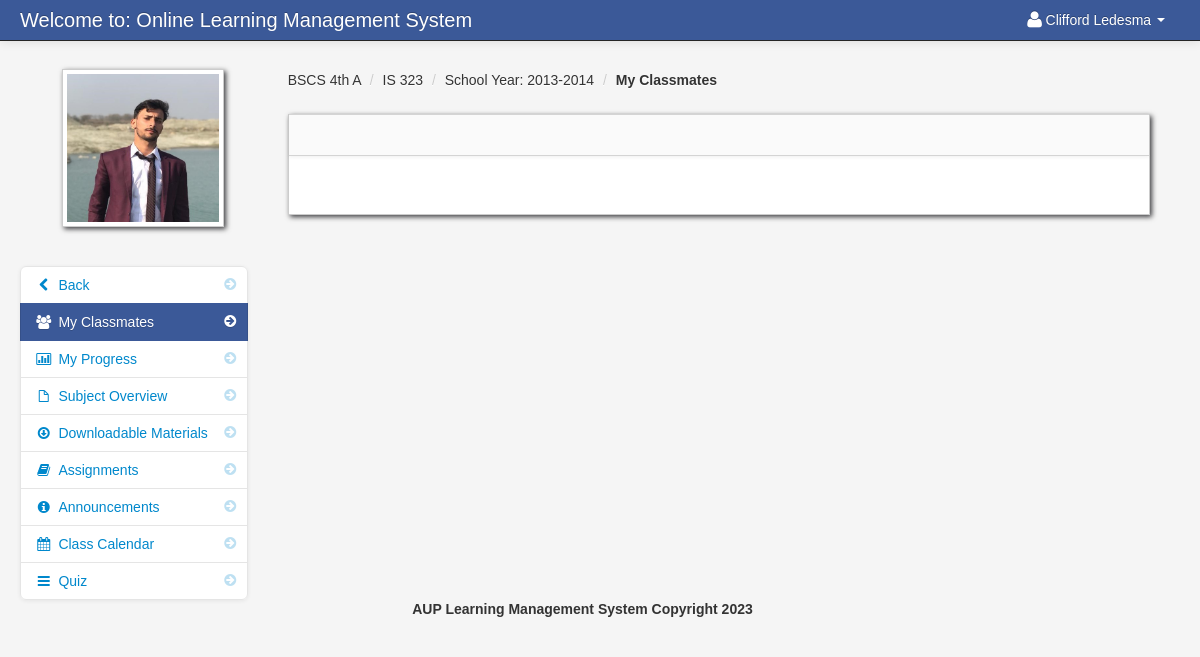
/my_classmates.php (signed in), run on the app's committed database.
### tables this page shows
CREATE TABLE `student` (
  `student_id` int(11) NOT NULL,
  `firstname` varchar(100) NOT NULL,
  `lastname` varchar(100) NOT NULL,
  `class_id` int(11) NOT NULL,
  `username` varchar(100) NOT NULL,
  `password` varchar(100) NOT NULL,
  `location` varchar(100) NOT NULL,
  `status` varchar(100) NOT NULL
);

CREATE TABLE `class` (
  `class_id` int(11) NOT NULL,
  `class_name` varchar(100) NOT NULL
);

CREATE TABLE `subject` (
  `subject_id` int(11) NOT NULL,
  `subject_code` varchar(100) NOT NULL,
  `subject_title` varchar(100) NOT NULL,
  `category` varchar(100) NOT NULL,
  `description` longtext NOT NULL,
  `unit` int(11) NOT NULL,
  `Pre_req` varchar(100) NOT NULL,
  `semester` varchar(100) NOT NULL
);

CREATE TABLE `teacher_class` (
  `teacher_class_id` int(11) NOT NULL,
  `teacher_id` int(11) NOT NULL,
  `class_id` int(11) NOT NULL,
  `subject_id` int(11) NOT NULL,
  `thumbnails` varchar(100) NOT NULL,
  `school_year` varchar(100) NOT NULL
);

### session.php (called while the page is built, shortened)
<?php
$session_id=$_SESSION['id'];
?>

### my_classmates.php (the view, shortened to what this page needs)
<?php include('header_dashboard.php'); ?>
<?php include('session.php'); ?>
<?php $get_id = $_GET['id']; ?>
    <body>
		<?php include('navbar_student.php'); ?>
        <div class="container-fluid">
            <div class="row-fluid">
				<?php include('my_classmates_link.php'); ?>
                <div class="span9" id="content">
                     <div class="row-fluid">
					<?php $query = mysqli_query($conn,"select * from teacher_class_student
					LEFT JOIN teacher_class ON teacher_class.teacher_class_id = teacher_class_student.teacher_class_id
					JOIN class ON class.class_id = teacher_class.class_id
					JOIN subject ON subject.subject_id = teacher_class.subject_id
					where student_id = '$session_id'
					")or die(mysqli_error());
					$row = mysqli_fetch_array($query);
					?>
					     <ul class="breadcrumb">
							<li><a href="#"><?php echo $row['class_name']; ?></a> <span class="divider">/</span></li>
							<li><a href="#"><?php echo $row['subject_code']; ?></a> <span class="divider">/</span></li>
							<li><a href="#">School Year: <?php echo $row['school_year']; ?></a> <span class="divider">/</span></li>
							<li><a href="#"><b>My Classmates</b></a></li>
						</ul>
                        <div id="block_bg" class="block">
                            <div class="navbar navbar-inner block-header">
                            </div>
                            <div class="block-content collapse in">
                                <div class="span12">
                                </div>
                            </div>
                        </div>
                    </div>
                </div>
            </div>
		<?php include('footer.php'); ?>
        </div>
		<?php include('script.php'); ?>
    </body>
</html>

### navbar_student.php (shortened to what this page needs)
<div class="navbar navbar-fixed-top navbar-inverse">
        <div class="navbar-inner">
            <div class="container-fluid">
                <a class="brand" href="#">Welcome to: Online Learning Management System</a>
					<div class="nav-collapse collapse">
						<ul class="nav pull-right">
							<?php $query= mysqli_query($conn,"select * from student where student_id = '$session_id'")or die(mysqli_error());
									$row = mysqli_fetch_array($query);
							?>
							<li class="dropdown">
								<a href="#" role="button" class="dropdown-toggle" data-toggle="dropdown"> <i class="icon-user icon-large"></i><?php echo $row['firstname']." ".$row['lastname'];  ?> <i class="caret"></i></a>
							</li>
						</ul>
					</div>
            </div>
        </div>
</div>

### my_classmates_link.php (shortened to what this page needs)
<div class="span3" id="sidebar">
	<img id="avatar" src="admin/<?php echo $row['location']; ?>" class="img-polaroid">
		<ul class="nav nav-list bs-docs-sidenav nav-collapse collapse">
				<li class=""><a href="dashboard_student.php"><i class="icon-chevron-right"></i><i class="icon-chevron-left"></i>&nbsp;Back</a></li>
				<li class="active"><a href="my_classmates.php<?php echo '?id='.$get_id; ?>"><i class="icon-chevron-right"></i><i class="icon-group"></i>&nbsp;My Classmates</a></li>
				<li class=""><a href="progress.php<?php echo '?id='.$get_id; ?>"><i class="icon-chevron-right"></i><i class="icon-bar-chart"></i>&nbsp;My Progress</a></li>
				<li class=""><a href="subject_overview_student.php<?php echo '?id='.$get_id; ?>"><i class="icon-chevron-right"></i><i class="icon-file"></i>&nbsp;Subject Overview</a></li>
				<li class=""><a href="downloadable_student.php<?php echo '?id='.$get_id; ?>"><i class="icon-chevron-right"></i><i class="icon-download"></i>&nbsp;Downloadable Materials</a></li>
				<li class=""><a href="assignment_student.php<?php echo '?id='.$get_id; ?>"><i class="icon-chevron-right"></i><i class="icon-book"></i>&nbsp;Assignments</a></li>
				<li class=""><a href="announcements_student.php<?php echo '?id='.$get_id; ?>"><i class="icon-chevron-right"></i><i class="icon-info-sign"></i>&nbsp;Announcements</a></li>
				<li class=""><a href="class_calendar_student.php<?php echo '?id='.$get_id; ?>"><i class="icon-chevron-right"></i><i class="icon-calendar"></i>&nbsp;Class Calendar</a></li>
				<li class=""><a href="student_quiz_list.php<?php echo '?id='.$get_id; ?>"><i class="icon-chevron-right"></i><i class="icon-reorder"></i>&nbsp;Quiz</a></li>
		</ul>
</div>

### admin/assets/styles.css (style rules this page uses)
body { padding-top: 60px; padding-bottom: 40px; background-color: #f5f5f5; }
#content { margin-left:0px; }
.breadcrumb { margin: 0 0 0px; padding: 10px 0px; background-color: transparent; }
.block { background: url("../images/pixel-60fff.png") repeat scroll 0 0 rgba(0, 0, 0, 0) !important; border: 1px solid #ccc; background: white; margin: 1em 0em; border-top: none; -webkit-box-shadow: 2px 2px 5px rgba(0, 0, 6, 0.75); -moz-box-shadow: 2px 2px 5px rgba(0, 0, 6, 0.75); box-shadow: 2px 2px 5px rgba(0, 0, 6, 0.75); }
.block-content { margin: 1em; min-height: .25em; }
.block-header { margin-bottom: 0px; border-right: none; border-left: none; -webkit-border-radius: 0px; -moz-border-radius: 0px; border-radius: 0px; }
.bs-docs-sidenav { max-width: 228px; margin: 30px 0 0; padding: 0; background-color: #fff; -webkit-border-radius: 6px; -moz-border-radius: 6px; border-radius: 6px; -webkit-box-shadow: 0 1px 4px rgba(0,0,0,.065); -moz-box-shadow: 0 1px 4px rgba(0,0,0,.065); box-shadow: 0 1px 4px rgba(0,0,0,.065); }
.bs-docs-sidenav > li > a { display: block; width: 190px \9; margin: 0 0 -1px; padding: 8px 14px; border: 1px solid #e5e5e5; }
.bs-docs-sidenav > li:first-child > a { -webkit-border-radius: 6px 6px 0 0; -moz-border-radius: 6px 6px 0 0; border-radius: 6px 6px 0 0; }
.bs-docs-sidenav > li:last-child > a { -webkit-border-radius: 0 0 6px 6px; -moz-border-radius: 0 0 6px 6px; border-radius: 0 0 6px 6px; }
.bs-docs-sidenav > .active > a { position: relative; z-index: 2; padding: 9px 15px; border: 0; text-shadow: 0 1px 0 rgba(0,0,0,.15); -webkit-box-shadow: inset 1px 0 0 rgba(0,0,0,.1), inset -1px 0 0 rgba(0,0,0,.1); -moz-box-shadow: inset 1px 0 0 rgba(0,0,0,.1), inset -1px 0 0 rgba(0,0,0,.1); box-shadow: inset 1px 0 0 rgba(0,0,0,.1), inset -1px 0 0 rgba(0,0,0,.1); }
.bs-docs-sidenav .icon-chevron-right { float: right; margin-top: 2px; margin-right: -6px; opacity: .25; }
.bs-docs-sidenav .active .icon-chevron-right, .bs-docs-sidenav .active a:hover .icon-chevron-right { opacity: 1; }

### data on the page
student: firstname "Clifford", lastname "Ledesma", location (picture)
class: class_name "BSCS 4th A"
subject: subject_code "IS 323"
teacher_class: school_year "2013-2014"
